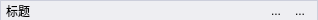
<?xml version="1.0" encoding="UTF-8"?>
<ui version="4.0">
 <class>myDockTitleWidget</class>
 <widget class="QWidget" name="myDockTitleWidget">
  <property name="geometry">
   <rect>
    <x>0</x>
    <y>0</y>
    <width>318</width>
    <height>20</height>
   </rect>
  </property>
  <property name="minimumSize">
   <size>
    <width>0</width>
    <height>20</height>
   </size>
  </property>
  <property name="maximumSize">
   <size>
    <width>16777215</width>
    <height>20</height>
   </size>
  </property>
  <property name="font">
   <font>
    <pointsize>8</pointsize>
   </font>
  </property>
  <property name="windowTitle">
   <string>Form</string>
  </property>
  <property name="styleSheet">
   <string notr="true">QLabel#label{
	background-image: url(:/resource/handler-h.svg);
	margin: 5px;
}
QWidget#myDockTitleWidget{
	background-color: rgb(238,238,242);
}

QPushButton#closeBtn{
	background-color: rgb(238,238,242)
}

QPushButton#closeBtn:hover{
	background-color: rgba(255, 255, 255,0.5)
}


QFrame#frame_dock_title{
background-color: transparent;
border:1px solid rgb(204,206,219);
border-bottom:0px solid rgb(204,206,219);
margin-left:0px;
margin-right:0px;
margin-bottom:0px;
padding-right:5px;
padding-left:5px;
}


QScrollArea#scrollArea{
	background-color: rgb(238,238,242);
}

QLabel#line{
	background-color: rgb(238,238,242);
	color: rgb(150,150,150);
}

</string>
  </property>
  <layout class="QHBoxLayout" name="horizontalLayout">
   <property name="spacing">
    <number>0</number>
   </property>
   <property name="leftMargin">
    <number>0</number>
   </property>
   <property name="topMargin">
    <number>0</number>
   </property>
   <property name="rightMargin">
    <number>0</number>
   </property>
   <property name="bottomMargin">
    <number>0</number>
   </property>
   <item>
    <widget class="QFrame" name="frame_dock_title">
     <property name="maximumSize">
      <size>
       <width>16777215</width>
       <height>20</height>
      </size>
     </property>
     <property name="styleSheet">
      <string notr="true"/>
     </property>
     <property name="frameShape">
      <enum>QFrame::StyledPanel</enum>
     </property>
     <property name="frameShadow">
      <enum>QFrame::Raised</enum>
     </property>
     <layout class="QHBoxLayout" name="horizontalLayout_3">
      <property name="spacing">
       <number>0</number>
      </property>
      <property name="leftMargin">
       <number>0</number>
      </property>
      <property name="topMargin">
       <number>0</number>
      </property>
      <property name="rightMargin">
       <number>0</number>
      </property>
      <property name="bottomMargin">
       <number>0</number>
      </property>
      <item>
       <widget class="QLabel" name="title">
        <property name="sizePolicy">
         <sizepolicy hsizetype="Preferred" vsizetype="Minimum">
          <horstretch>0</horstretch>
          <verstretch>0</verstretch>
         </sizepolicy>
        </property>
        <property name="font">
         <font>
          <pointsize>9</pointsize>
         </font>
        </property>
        <property name="styleSheet">
         <string notr="true"/>
        </property>
        <property name="text">
         <string>标题</string>
        </property>
       </widget>
      </item>
      <item>
       <widget class="QLabel" name="label">
        <property name="sizePolicy">
         <sizepolicy hsizetype="Preferred" vsizetype="Preferred">
          <horstretch>1</horstretch>
          <verstretch>0</verstretch>
         </sizepolicy>
        </property>
        <property name="minimumSize">
         <size>
          <width>0</width>
          <height>20</height>
         </size>
        </property>
        <property name="maximumSize">
         <size>
          <width>16777215</width>
          <height>20</height>
         </size>
        </property>
        <property name="text">
         <string/>
        </property>
       </widget>
      </item>
      <item>
       <widget class="QToolButton" name="flotBtn">
        <property name="text">
         <string>...</string>
        </property>
        <property name="icon">
         <iconset resource="../../../../resources.qrc">
          <normaloff>:/resource/Undock_16x.svg</normaloff>:/resource/Undock_16x.svg</iconset>
        </property>
        <property name="iconSize">
         <size>
          <width>12</width>
          <height>12</height>
         </size>
        </property>
        <property name="autoRaise">
         <bool>true</bool>
        </property>
       </widget>
      </item>
      <item>
       <widget class="QToolButton" name="closeBtn">
        <property name="text">
         <string>...</string>
        </property>
        <property name="icon">
         <iconset resource="../../../../resources.qrc">
          <normaloff>:/resource/Close_16x.png</normaloff>:/resource/Close_16x.png</iconset>
        </property>
        <property name="iconSize">
         <size>
          <width>12</width>
          <height>14</height>
         </size>
        </property>
        <property name="autoRaise">
         <bool>true</bool>
        </property>
       </widget>
      </item>
     </layout>
    </widget>
   </item>
  </layout>
 </widget>
 <resources>
  <include location="../../../../resources.qrc"/>
 </resources>
 <connections/>
</ui>
